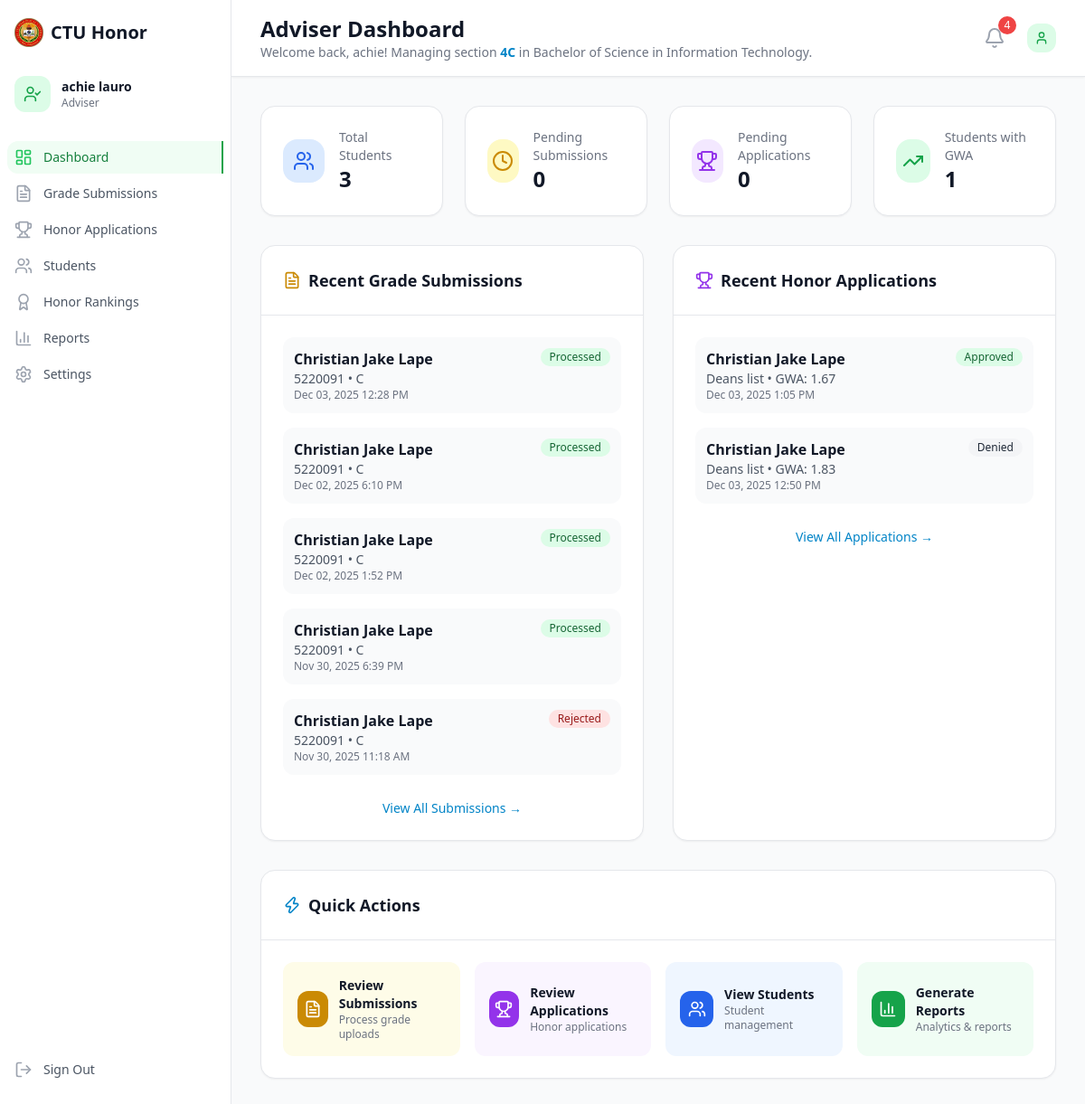
The app's page /adviser/dashboard.php (signed in) with its own data.
### tables this page shows
CREATE TABLE `users` (
  `id` int NOT NULL COMMENT 'Unique user identifier',
  `student_id` varchar(255) DEFAULT NULL,
  `email` varchar(100) NOT NULL COMMENT 'User email address (login credential)',
  `password` varchar(255) NOT NULL COMMENT 'Hashed password using password_hash()',
  `first_name` varchar(50) NOT NULL COMMENT 'User first name',
  `last_name` varchar(50) NOT NULL COMMENT 'User last name',
  `middle_name` varchar(50) DEFAULT NULL COMMENT 'User middle name (optional)',
  `role` enum('student','adviser','chairperson') NOT NULL DEFAULT 'student',
  `department` varchar(100) DEFAULT NULL COMMENT 'Academic department (e.g., Computer Science)',
  `college` varchar(100) DEFAULT NULL COMMENT 'College (e.g., College of Technology)',
  `course` varchar(150) DEFAULT NULL COMMENT 'Course/Program',
  `major` varchar(100) DEFAULT NULL COMMENT 'Major/Specialization',
  `year_level` int DEFAULT NULL COMMENT 'Student year level (1-4, null for non-students)',
  `section` varchar(100) DEFAULT NULL COMMENT 'Student/Adviser sections (JSON array or single value)',
  `contact_number` varchar(15) DEFAULT NULL COMMENT 'Phone/mobile number',
  `address` text COMMENT 'Complete address',
  `status` enum('active','inactive','suspended') DEFAULT 'active' COMMENT 'Account status',
  `email_verified` tinyint(1) DEFAULT '0' COMMENT 'Email verification status',
  `last_login` timestamp NULL DEFAULT NULL COMMENT 'Last login timestamp',
  `created_at` timestamp NULL DEFAULT CURRENT_TIMESTAMP COMMENT 'Account creation date',
  `updated_at` timestamp NULL DEFAULT CURRENT_TIMESTAMP ON UPDATE CURRENT_TIMESTAMP COMMENT 'Last update date',
  `program_id` int DEFAULT NULL
);

CREATE TABLE `honor_applications` (
  `id` int NOT NULL COMMENT 'Unique application identifier',
  `user_id` int NOT NULL COMMENT 'Student applying for honor',
  `academic_period_id` int NOT NULL COMMENT 'Academic period for application',
  `gwa_calculation_id` int NOT NULL COMMENT 'GWA calculation used for application',
  `application_type` enum('deans_list','cum_laude','magna_cum_laude','summa_cum_laude') NOT NULL,
  `gwa_achieved` decimal(4,3) NOT NULL COMMENT 'GWA at time of application',
  `required_gwa` decimal(4,3) NOT NULL COMMENT 'Required GWA for this honor type',
  `status` enum('submitted','under_review','approved','denied','cancelled') DEFAULT 'submitted' COMMENT 'Application status',
  `submitted_at` timestamp NULL DEFAULT CURRENT_TIMESTAMP COMMENT 'When application was submitted',
  `reviewed_at` timestamp NULL DEFAULT NULL COMMENT 'When application was reviewed',
  `reviewed_by` int DEFAULT NULL COMMENT 'Instructor/Chairperson who reviewed',
  `approval_date` date DEFAULT NULL COMMENT 'Date of approval',
  `remarks` text COMMENT 'Review comments',
  `rejection_reason` text COMMENT 'Reason for rejection if status is rejected',
  `certificate_generated` tinyint(1) DEFAULT '0' COMMENT 'Whether certificate was generated',
  `certificate_path` varchar(500) DEFAULT NULL COMMENT 'Path to generated certificate',
  `ranking_position` int DEFAULT NULL COMMENT 'Position in honor roll ranking',
  `final_approved_by` int DEFAULT NULL,
  `is_eligible` tinyint(1) DEFAULT '1' COMMENT 'Whether the application meets eligibility requirements',
  `ineligibility_reasons` text COMMENT 'Details about why the application is not eligible'
);

CREATE TABLE `grade_submissions` (
  `id` int NOT NULL COMMENT 'Unique submission identifier',
  `user_id` int NOT NULL COMMENT 'Student who submitted the grades',
  `academic_period_id` int NOT NULL COMMENT 'Academic period for this submission',
  `file_path` varchar(500) NOT NULL COMMENT 'Server path to uploaded PDF file',
  `file_name` varchar(255) NOT NULL COMMENT 'Original filename from upload',
  `file_size` int NOT NULL COMMENT 'File size in bytes',
  `mime_type` varchar(100) NOT NULL DEFAULT 'application/pdf' COMMENT 'File MIME type',
  `upload_date` timestamp NULL DEFAULT CURRENT_TIMESTAMP COMMENT 'When file was uploaded',
  `status` enum('pending','processing','processed','rejected','failed') DEFAULT 'pending' COMMENT 'Processing status',
  `processed_at` timestamp NULL DEFAULT NULL COMMENT 'When processing completed',
  `processed_by` int DEFAULT NULL COMMENT 'ID of user who processed (instructor/chairperson)',
  `rejection_reason` text COMMENT 'Reason for rejection if status is rejected',
  `notes` text COMMENT 'Additional notes from processor',
  `uploaded_at` datetime DEFAULT CURRENT_TIMESTAMP ON UPDATE CURRENT_TIMESTAMP
);

### adviser/dashboard.php (the view, shortened to what the rows shown need)
<?php
require_once '../config/config.php';
$database = new Database();
$db = $database->getConnection();
$adviser_id = $_SESSION['user_id'];
$department = $_SESSION['department'];
$query = "SELECT section, year_level FROM users WHERE id = :adviser_id";
$stmt = $db->prepare($query);
$stmt->bindParam(':adviser_id', $adviser_id);
$stmt->execute();
$adviser_info = $stmt->fetch(PDO::FETCH_ASSOC);
$adviser_section = $adviser_info['section'] ?? null;
if ($adviser_section) {
    $sections_array = json_decode($adviser_section, true);
    $adviser_section = is_array($sections_array) && !empty($sections_array) ? $sections_array[0] : $adviser_section;
}
$adviser_section_display = $adviser_section ? formatSectionDisplay($adviser_section) : null;
$section_conditions = [];
$section_params = [];
if ($adviser_section) {
    $section_conditions[] = "u.section = ?";
    $section_params[] = $adviser_section;
    if (strpos($adviser_section, '-') !== false) {
        $parts = explode('-', $adviser_section);
        foreach ($parts as $part) {
            $section_conditions[] = "u.section = ?";
            $section_params[] = trim($part);
        }
    }
    $section_conditions[] = "u.section LIKE ?";
    $section_params[] = '%' . $adviser_section . '%';
}
$stats = [];
if ($adviser_section) {
    $section_where = '(' . implode(' OR ', $section_conditions) . ')';
    $query = "SELECT COUNT(*) as count FROM users u WHERE u.role = 'student' AND u.department = ? AND $section_where AND u.status = 'active'";
    $params = array_merge([$department], $section_params);
    $stmt = $db->prepare($query);
    $stmt->execute($params);
} else {
    $query = "SELECT COUNT(*) as count FROM users WHERE role = 'student' AND department = :department AND status = 'active'";
    $stmt = $db->prepare($query);
    $stmt->bindParam(':department', $department);
    $stmt->execute();
}
$stats['total_students'] = $stmt->fetch(PDO::FETCH_ASSOC)['count'];
if ($adviser_section) {
    $section_where = '(' . implode(' OR ', $section_conditions) . ')';
    $query = "SELECT COUNT(*) as count FROM grade_submissions gs
              JOIN users u ON gs.user_id = u.id
              WHERE gs.status = 'pending' AND u.department = ? AND $section_where";
    $params = array_merge([$department], $section_params);
    $stmt = $db->prepare($query);
    $stmt->execute($params);
}
$stats['pending_submissions'] = $stmt->fetch(PDO::FETCH_ASSOC)['count'];
if ($adviser_section) {
    $section_where = '(' . implode(' OR ', $section_conditions) . ')';
    $query = "SELECT COUNT(*) as count FROM honor_applications ha
              JOIN users u ON ha.user_id = u.id
              WHERE ha.status = 'submitted' AND u.department = ? AND $section_where";
    $params = array_merge([$department], $section_params);
    $stmt = $db->prepare($query);
    $stmt->execute($params);
}
$stats['pending_applications'] = $stmt->fetch(PDO::FETCH_ASSOC)['count'];
if ($adviser_section) {
    $section_where = '(' . implode(' OR ', $section_conditions) . ')';
    $query = "SELECT COUNT(DISTINCT gwa.user_id) as count FROM gwa_calculations gwa
              JOIN users u ON gwa.user_id = u.id
              WHERE u.department = ? AND $section_where AND u.status = 'active'";
    $params = array_merge([$department], $section_params);
    $stmt = $db->prepare($query);
    $stmt->execute($params);
}
$stats['students_with_gwa'] = $stmt->fetch(PDO::FETCH_ASSOC)['count'];
if ($adviser_section) {
    $section_where = '(' . implode(' OR ', $section_conditions) . ')';
    $query = "SELECT gs.*, u.first_name, u.last_name, u.student_id, u.section
              FROM grade_submissions gs
              JOIN users u ON gs.user_id = u.id
              WHERE u.department = ? AND $section_where
              ORDER BY gs.upload_date DESC
              LIMIT 5";
    $params = array_merge([$department], $section_params);
    $stmt = $db->prepare($query);
    $stmt->execute($params);
}
$recent_submissions = $stmt->fetchAll(PDO::FETCH_ASSOC);
if ($adviser_section) {
    $section_where = '(' . implode(' OR ', $section_conditions) . ')';
    $query = "SELECT ha.*, u.first_name, u.last_name, u.student_id, u.section
              FROM honor_applications ha
              JOIN users u ON ha.user_id = u.id
              WHERE u.department = ? AND $section_where
              ORDER BY ha.submitted_at DESC
              LIMIT 5";
    $params = array_merge([$department], $section_params);
    $stmt = $db->prepare($query);
    $stmt->execute($params);
}
$recent_applications = $stmt->fetchAll(PDO::FETCH_ASSOC);
?>
<!DOCTYPE html>
<html lang="en">
<head>
    <script src="https://cdn.tailwindcss.com"></script>
</head>
<body class="bg-gray-50">
    <div class="flex h-screen">
        <div class="flex flex-col flex-1 overflow-hidden">
            <header class="bg-white shadow-sm border-b border-gray-200">
                <div class="flex items-center justify-between px-4 py-4 sm:px-6 lg:px-8">
                    <div class="flex items-center">
                        <div class="ml-4 md:ml-0">
                            <h1 class="text-2xl font-bold text-gray-900">Adviser Dashboard</h1>
                            <?php if ($adviser_section): ?>
                                <p class="text-sm text-gray-500">Welcome back, <?php echo $_SESSION['first_name']; ?>! Managing section <span class="font-semibold text-primary-600"><?php echo htmlspecialchars($adviser_section_display); ?></span> <?php echo $adviser_year_level ? '(Year ' . $adviser_year_level . ')' : ''; ?> in <?php echo $department; ?>.</p>
                            <?php endif; ?>
                        </div>
                    </div>
                </div>
            </header>
            <main class="flex-1 overflow-y-auto">
                <div class="p-4 sm:p-6 lg:p-8">
                    <div class="grid grid-cols-1 md:grid-cols-2 lg:grid-cols-4 gap-6 mb-8">
                        <div class="bg-white rounded-2xl shadow-sm border border-gray-200 p-6 hover:shadow-md transition-shadow">
                            <div class="flex items-center">
                                <div class="ml-4">
                                    <p class="text-sm font-medium text-gray-500">Pending Submissions</p>
                                    <p class="text-2xl font-bold text-gray-900"><?php echo $stats['pending_submissions']; ?></p>
                                </div>
                            </div>
                        </div>
                        <div class="bg-white rounded-2xl shadow-sm border border-gray-200 p-6 hover:shadow-md transition-shadow">
                            <div class="flex items-center">
                                <div class="ml-4">
                                    <p class="text-sm font-medium text-gray-500">Pending Applications</p>
                                    <p class="text-2xl font-bold text-gray-900"><?php echo $stats['pending_applications']; ?></p>
                                </div>
                            </div>
                        </div>
                    </div>
                    <div class="grid grid-cols-1 lg:grid-cols-2 gap-8">
                        <div class="bg-white rounded-2xl shadow-sm border border-gray-200">
                            <div class="p-6">
                                <?php if (empty($recent_submissions)): ?>
                                    <div class="text-center py-6">
                                        <i data-lucide="inbox" class="w-12 h-12 text-gray-300 mx-auto mb-4"></i>
                                        <p class="text-gray-500">No recent submissions</p>
                                    </div>
                                <?php else: ?>
                                    <div class="space-y-4">
                                        <?php foreach ($recent_submissions as $submission): ?>
                                            <div class="flex justify-between items-start p-3 bg-gray-50 rounded-xl">
                                                <div>
                                                    <h4 class="font-semibold text-gray-900"><?php echo htmlspecialchars($submission['first_name'] . ' ' . $submission['last_name']); ?></h4>
                                                    <p class="text-sm text-gray-600">
                                                        <?php echo htmlspecialchars($submission['student_id']); ?> • <?php echo htmlspecialchars(formatSectionDisplay($submission['section'])); ?>
                                                    </p>
                                                    <p class="text-xs text-gray-500">
                                                        <?php echo date('M d, Y g:i A', strtotime($submission['upload_date'])); ?>
                                                    </p>
                                                </div>
                                                <span class="inline-flex items-center px-2.5 py-0.5 rounded-full text-xs font-medium <?php echo getStatusBadge($submission['status']) === 'success' ? 'bg-green-100 text-green-800' : ($submission['status'] === 'pending' ? 'bg-yellow-100 text-yellow-800' : 'bg-red-100 text-red-800'); ?>">
                                                    <?php echo ucfirst($submission['status']); ?>
                                                </span>
                                            </div>
                                        <?php endforeach; ?>
                                    </div>
                                <?php endif; ?>
                            </div>
                        </div>
                        <div class="bg-white rounded-2xl shadow-sm border border-gray-200">
                            <div class="p-6">
                                <?php if (empty($recent_applications)): ?>
                                    <div class="text-center py-6">
                                        <i data-lucide="inbox" class="w-12 h-12 text-gray-300 mx-auto mb-4"></i>
                                        <p class="text-gray-500">No recent applications</p>
                                    </div>
                                <?php else: ?>
                                    <div class="space-y-4">
                                        <?php foreach ($recent_applications as $application): ?>
                                            <div class="flex justify-between items-start p-3 bg-gray-50 rounded-xl">
                                                <div>
                                                    <h4 class="font-semibold text-gray-900"><?php echo htmlspecialchars($application['first_name'] . ' ' . $application['last_name']); ?></h4>
                                                    <p class="text-sm text-gray-600">
                                                        <?php echo ucfirst(str_replace('_', ' ', $application['application_type'])); ?> • GWA: <?php echo formatGWA($application['gwa_achieved']); ?>
                                                    </p>
                                                    <p class="text-xs text-gray-500">
                                                        <?php echo date('M d, Y g:i A', strtotime($application['submitted_at'])); ?>
                                                    </p>
                                                </div>
                                                <span class="inline-flex items-center px-2.5 py-0.5 rounded-full text-xs font-medium <?php echo getStatusBadge($application['status']) === 'success' ? 'bg-green-100 text-green-800' : ($application['status'] === 'submitted' ? 'bg-blue-100 text-blue-800' : 'bg-gray-100 text-gray-800'); ?>">
                                                    <?php echo ucfirst(str_replace('_', ' ', $application['status'])); ?>
                                                </span>
                                            </div>
                                        <?php endforeach; ?>
                                    </div>
                                <?php endif; ?>
                            </div>
                        </div>
                    </div>
                </div>
            </main>
        </div>
    </div>
</body>
</html>

### records on screen
users: section "4C"
honor_applications: certificate_generated "0", user.last_name "Christian Jake Lape", application_type "Deans list", gwa_achieved "1.67", submitted_at "Dec 03, 2025 1:05 PM", status "Approved"
grade_submissions: user.last_name "Christian Jake Lape", user.student_id "5220091", user.section "C", upload_date "Dec 03, 2025 12:28 PM", status "Processed"
grade_submissions: user.last_name "Christian Jake Lape", user.student_id "5220091", user.section "C", upload_date "Dec 02, 2025 6:10 PM", status "Processed"
grade_submissions: user.last_name "Christian Jake Lape", user.student_id "5220091", user.section "C", upload_date "Dec 02, 2025 1:52 PM", status "Processed"
grade_submissions: user.last_name "Christian Jake Lape", user.student_id "5220091", user.section "C", upload_date "Nov 30, 2025 6:39 PM", status "Processed"
grade_submissions: user.last_name "Christian Jake Lape", user.student_id "5220091", user.section "C", upload_date "Nov 30, 2025 11:18 AM", status "Rejected"
honor_applications: user.last_name "Christian Jake Lape", application_type "Deans list", gwa_achieved "1.83", submitted_at "Dec 03, 2025 12:50 PM", status "Denied"

### other values on screen
$_SESSION['first_name'] "achie"
$_SESSION['last_name'] "lauro"
$department "Bachelor of Science in Information Technology"
$unread_count "4"
$stats['total_students'] "3"
$stats['students_with_gwa'] "1"
